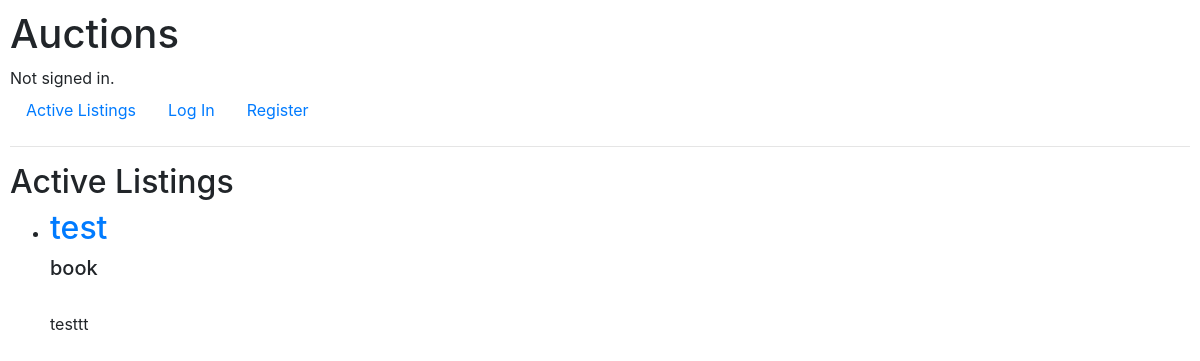
/, run on an earlier commit of the app's database.
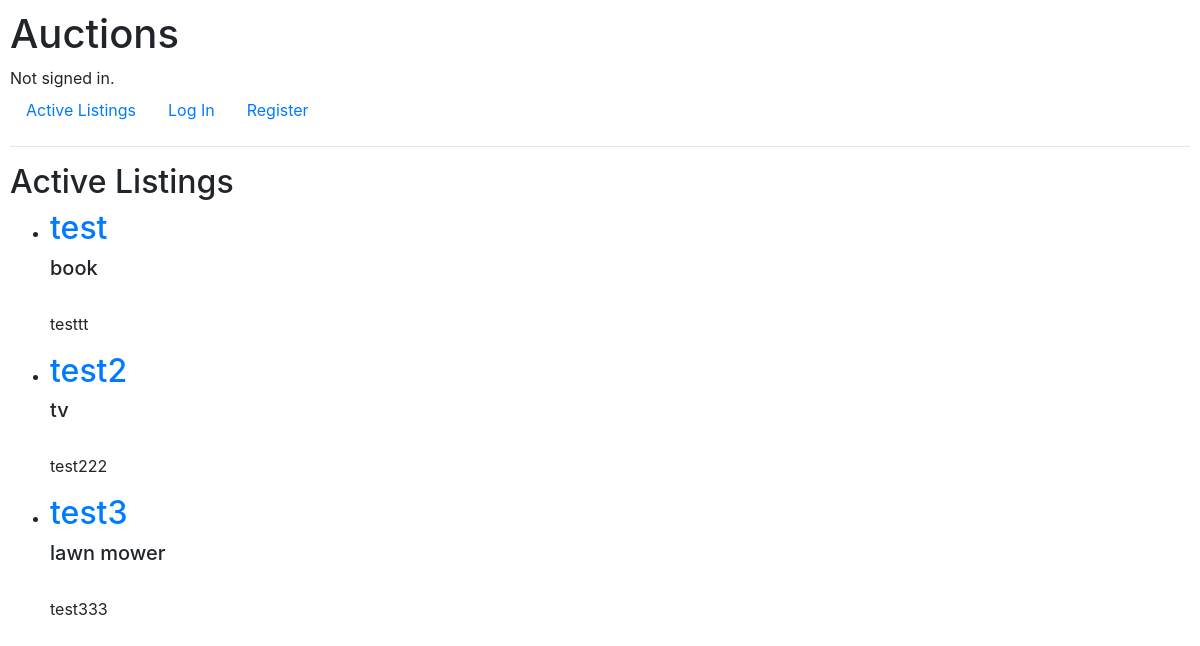
And on a later commit of the database.
### auctions/models.py (models this page shows)
class Listing(models.Model):
    creator = models.ForeignKey('User', on_delete=models.CASCADE, related_name="listings", null=True)
    title = models.CharField(max_length=128)
    description = models.TextField(max_length=1000)
    current_bid = models.OneToOneField('Bid', on_delete=models.CASCADE, related_name="listing", null=True)
    active = models.BooleanField(default=True)
    image_url = models.URLField(default=None)  # should this be a FilePathField ?
    category = models.CharField(max_length=30, default=None)

### auctions/views.py (the view)
# urls.py: path("", views.index, name="index"),
def index(request):
    listings = Listing.objects.all()
    return render(request, "auctions/index.html", {'listings': listings})

### auctions/templates/auctions/index.html (shortened to what this page needs)
{% extends "auctions/layout.html" %}
{% block body %}
    <h2>Active Listings</h2>
    <ul>
        {% for listing in listings %}
            <li>
                <h2> <a href="/listings/{{listing.id}}">{{listing.title}}</a> </h2>
                <h5> {{listing.category}} </h5>
                <p> {{listing.description}} </p>
            </li>
        {% endfor %}
    </ul>
{% endblock %}

What changed in the data, as far as the page shows it:
added Listing: title "test2", category "tv", description "test222"
added Listing: title "test3", category "lawn mower", description "test333"
